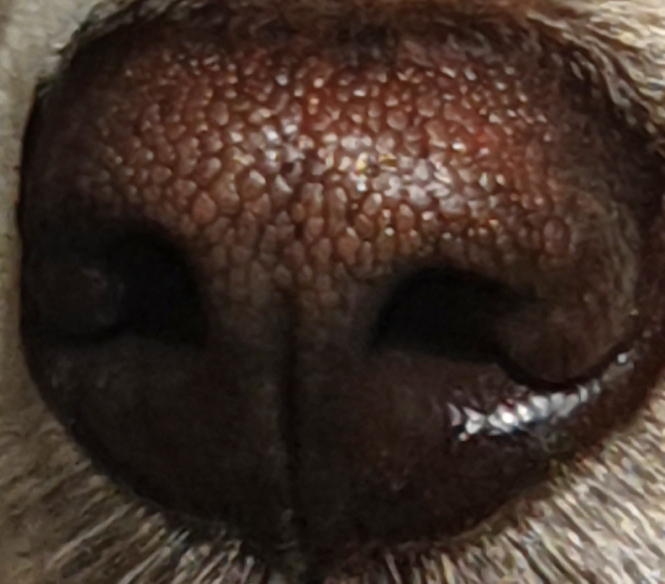
#> input picture project_dog_v2/image/cropped_img/0/cut_20201001_153748.jpg, 1329 x 1167 px, found by its file name (shown at 1/2 size); its folder holds only this picture in this run
$ python preprocess.py
#> lines starting #> are read from the running program, lines starting #| are printed output that depends on the picture
### project_dog_v2/scan/histo_clahe.py
import cv2
import numpy as np

def histo_clahe(img_dir):

    img = cv2.imread(img_dir)
    height, width, channel = img.shape

    #사이즈가 너무 크면 반으로 줄인다. 인스타 이미지 사이즈 640x640
    while height >= 600 or width >=600:
        img = cv2.resize(img,(int(width / 2), int(height / 2)))
        height, width, channel = img.shape

    # YUV 컬러스페이스로 변경
    img_yuv = cv2.cvtColor(img, cv2.COLOR_BGR2YUV)

    #밝기 채널에 대해서 이퀄라이즈 적용
    img_eq = img_yuv.copy()
    img_eq[:,:,0] = cv2.equalizeHist(img_eq[:,:,0])
    img_eq = cv2.cvtColor(img_eq, cv2.COLOR_YUV2BGR)

    #밝기 채널에 대해서 CLAHE 적용
    img_clahe = img_yuv.copy()
    clahe = cv2.createCLAHE(clipLimit=3.0, tileGridSize=(8,8)) #CLAHE 생성
    img_clahe[:,:,0] = clahe.apply(img_clahe[:,:,0])           #CLAHE 적용
    img_clahe = cv2.cvtColor(img_clahe, cv2.COLOR_YUV2BGR)

    return img_clahe[:,:,:]

### project_dog_v2/register/preprocess.py
import os
import argparse
import cv2
import numpy as np
import pandas as pd
from PIL import Image
from histo_clahe import histo_clahe


# ---------------------------------------------------
parser = argparse.ArgumentParser(description='Argparse Tutorial')
# parser.add_argument('--dir', default='0',help='dataset directory') -> reference에 존재, 본 script 불용
parser.add_argument('--savedir', default='../image/train',help='save directory')
opt = parser.parse_args()

# ---------------------------------------------------
# cropped_img의 하부 폴더를 image 폴더의 하부폴더로 생성하기 위한 함수
def createFolder(directory):
    try:
        if not os.path.exists(directory):
            os.makedirs(directory)
    except OSError:
        print ('Error: Creating directory. ' +  directory)

# cropped_img 하부 폴더명(=견별라벨)을 읽고 가장 업데이트된 폴더명을 통해 DB에 사용자 입력 정보를 넣기 위한 함수
# DB update
def new_input():
    global DataBase
    global idx
    dog_id = idx

    # -----신규 강아지 input----
    # 강아지 이름 - dog_name
    dog_name = input("강아지의 이름 : ")

    # 강아지의 나이 - dog_age : int만 입력
    if len(dog_name) > 0:
        while True:
            try:
                age_answer = int(input("강아지의 나이 (숫자만 입력하세요): "))
                break
            except ValueError:
                print('올바른 입력값이 아닙니다.')
                continue
        dog_age = age_answer

    # 견종 - dog_sp
    dog_sp = input("견종 : ")  # 절차 맞추기 가능?

    # 견주 이름 - owner_name
    owner_name = input("견주의 이름 : ")

    # 견주의 연락처 - owner_info : int만 입력
    if len(owner_name) > 0:
        while True:
            try:
                info_answer = int(input("견주의 연락처 (숫자만 입력하세요): "))
                break
            except ValueError:
                print('올바른 입력값이 아닙니다.')
                continue
        owner_info = '0' + str(info_answer)

    # 강아지 성별 - dog_sex : 암/암컷 = 0, 수/수컷 = 1
    if len(owner_info) == 11:
        while True:
            sex_answer = input("강아지의 성별 (암/수) : ")
            if sex_answer not in ['암', '암컷', '수', '수컷']:
                print('올바른 입력값이 아닙니다.')
                continue
            else:
                break
        if sex_answer in ['암', '암컷']:
            dog_sex = 0
        if sex_answer in ['수', '수컷']:
            dog_sex = 1

    # 중성화 여부 - dog_neu : n/N = 0, y/Y = 1
    if dog_sex in [0,1]: # 중성화 여부 입력
        while True:
            neu_answer = input('강아지의 중성화 여부 (Y/N) : ')
            if neu_answer not in ['y', 'Y', 'n', 'N']:
                print('올바른 입력값이 아닙니다.')
                continue
            else:
                break
        if neu_answer in ['n', 'N']:
            dog_neu = 0
        if neu_answer in ['y', 'Y']:
            dog_neu = 1

    # 강아지 체중 - dog_wght : float만 입력
    if dog_neu in [0,1]:
        while True:
            try:
                wght_answer = float(input('강아지의 체중 : '))
                break
            except ValueError:
                print('올바른 입력값이 아닙니다.')
                continue
        dog_wght = wght_answer

    input_data = {'일련번호': dog_id, '강아지이름': dog_name, '나이': dog_age, '견종':dog_sp, '견주이름':owner_name,
                  '연락처':owner_info, '성별':dog_sex, '중성화':dog_neu, '체중' : dog_wght}
    DataBase.loc[len(DataBase)] = input_data
    DataBase.to_csv('DB.csv', index = False, encoding = 'cp949')
# ---------------------------------------------------

path = 'image/cropped_img'
folder_list = os.listdir(path) #cropped_img의 하부 폴더명으로 구성된 리스트 생성
for f in folder_list:
    if 'DS_Store' not in f:
        file_list = os.listdir(path + '/' + f) # = '../image/cropped_img' + '/' + '폴더명'
        rotate = [0, 15, 30, -15, -30] #회전값

        for file in file_list:
            s = os.path.splitext(file)
            savedir = [] #원본이미지 및 회전・용량 조정 이미지를 저장하기 위한 디렉터리명(파일명)
            createFolder(opt.savedir + '/' + f) # = '../image/train' + '/' + '폴더명'

            for i in range(10):
                savedir.append(opt.savedir + '/' + f + '/' + file[:-4]+ '-' +str(i) + '.jpg' )
                # = '../image/train'  + '/' + 폴더명 + '/' + (파일명 - .jpg) + '-' + str(i) + '.jpg'

            #사이즈 1 rotate 저장
            img = histo_clahe(path + '/' + f + '/' + file) #이미지 입력
#> in histo_clahe, img is the input picture: shape (1167, 1329, 3); mean B, G, R 40.1, 48.7, 64.6
#> the loop in histo_clahe, `while height >= 600 or width >=600:` made 2 passes
#> pass 1, in histo_clahe, `img = cv2.resize(img,(int(width / 2), int(height / 2)))`:
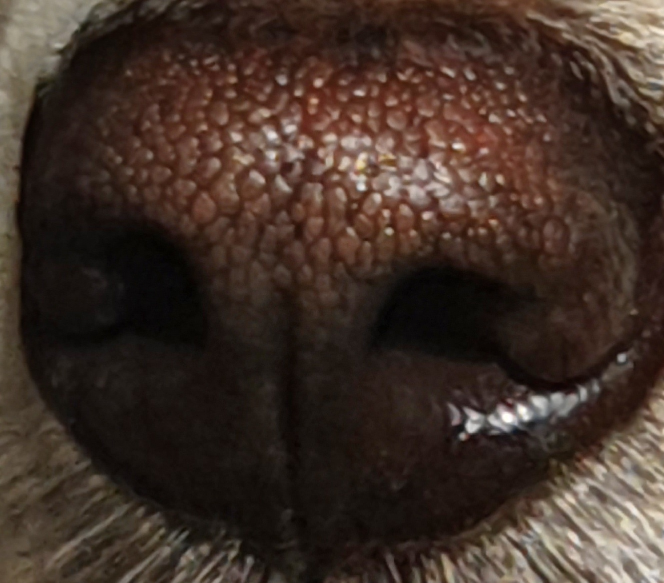
#> img: shape (583, 664, 3); mean B, G, R 40, 48.6, 64.5
#> in histo_clahe, `img_yuv = cv2.cvtColor(img, cv2.COLOR_BGR2YUV)`: img_yuv: shape (291, 332, 3); mean of channels 0, 1, 2 52.2, 122.1, 138.7
#> in histo_clahe, `img_eq[:,:,0] = cv2.equalizeHist(img_eq[:,:,0])`: img_eq: shape (291, 332, 3); mean of channels 0, 1, 2 128.9, 122.1, 138.7
#> in histo_clahe, `img_eq = cv2.cvtColor(img_eq, cv2.COLOR_YUV2BGR)`:
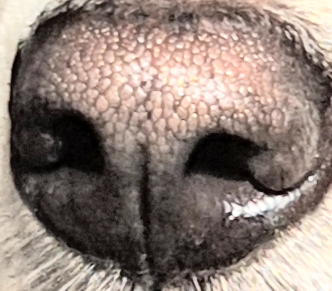
#> img_eq: shape (291, 332, 3); mean B, G, R 117, 125, 140.8
#> in histo_clahe, `img_clahe[:,:,0] = clahe.apply(img_clahe[:,:,0])`: img_clahe: shape (291, 332, 3); mean of channels 0, 1, 2 86.9, 122.1, 138.7
#> in histo_clahe, `img_clahe = cv2.cvtColor(img_clahe, cv2.COLOR_YUV2BGR)`:
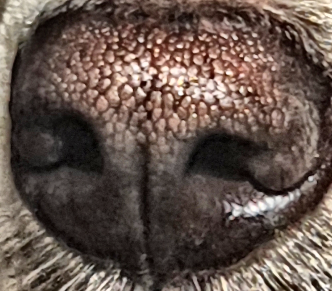
#> img_clahe: shape (291, 332, 3); mean B, G, R 75, 82.9, 99.1
            height, width, channel = img.shape
#> height = 291; width = 332; channel = 3

            for i in range(5):
                matrix = cv2.getRotationMatrix2D((width/2, height/2), rotate[i], 1)
                dst = cv2.warpAffine(img, matrix, (width, height))
                cv2.imwrite(savedir[i],dst)
#> this loop made 5 passes
#> pass 3, `dst = cv2.warpAffine(img, matrix, (width, height))`:
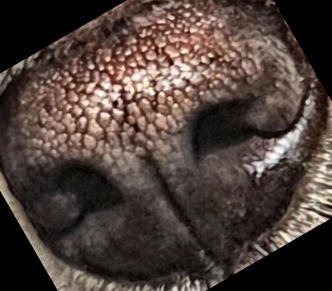
#> dst: shape (291, 332, 3); mean of channels 0, 1, 2 58.2, 64, 78; drawn as B, G, R

            #사이즈 1/2 rotate 저장
            img = cv2.resize(img,(int(width / 2), int(height / 2)))
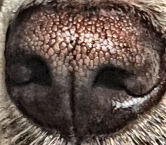
#> img: shape (145, 166, 3); mean of channels 0, 1, 2 74.8, 82.8, 99; drawn as B, G, R
            height, width, channel = img.shape
#> height = 145; width = 166

            for i in range(5):
                matrix = cv2.getRotationMatrix2D((width/2, height/2), rotate[i], 1)
                dst = cv2.warpAffine(img, matrix, (width, height))
                cv2.imwrite(savedir[i+5],dst)
#> this loop made 5 passes
#> matrix on passes 1 to 5: [[1, 0, 0], [0, 1, 0]], [[0.966, 0.259, -15.94], [-0.259, 0.966, 23.95]], [[0.866, 0.5, -25.13], [-0.5, 0.866, 51.21]], [[0.966, -0.259, 21.59], [0.259, 0.966, -19.01]], [[0.866, -0.5, 47.37], [0.5, 0.866, -31.79]]
#> pass 2, `dst = cv2.warpAffine(img, matrix, (width, height))`:
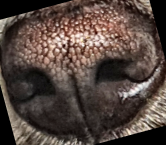
#> dst: shape (145, 166, 3); mean of channels 0, 1, 2 63, 69.5, 84.1; drawn as B, G, R
#> pass 3, `dst = cv2.warpAffine(img, matrix, (width, height))`:
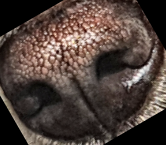
#> dst: shape (145, 166, 3); mean of channels 0, 1, 2 58, 63.9, 77.9; drawn as B, G, R
#> pass 2 of the loop `for f in folder_list:`:
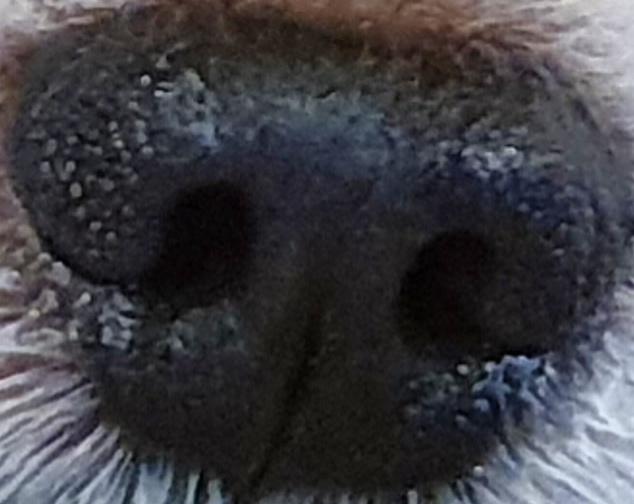
#> input picture project_dog_v2/image/cropped_img/1/cut_20201117_184505.jpg, 634 x 504 px, found by its file name
#> in histo_clahe, img is the input picture: shape (504, 634, 3); mean B, G, R 65.1, 59.9, 60.7
#> img_yuv: shape (252, 317, 3); mean of channels 0, 1, 2 60.9, 130, 127.9
#> the loop `for i in range(5):` made 5 passes
#> matrix on passes 1 to 5: [[1, 0, 0], [0, 1, 0]], [[0.966, 0.259, -27.21], [-0.259, 0.966, 45.32]], [[0.866, 0.5, -41.77], [-0.5, 0.866, 96.13]], [[0.966, -0.259, 38.01], [0.259, 0.966, -36.73]], [[0.866, -0.5, 84.23], [0.5, 0.866, -62.37]]
#> `img = cv2.resize(img,(int(width / 2), int(height / 2)))`:
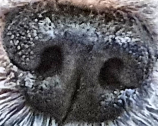
#> img: shape (126, 158, 3); mean of channels 0, 1, 2 98.2, 93.4, 94.1; drawn as B, G, R
#> the loop `for i in range(5):` made 5 passes
#> matrix on passes 1 to 5: [[1, 0, 0], [0, 1, 0]], [[0.966, 0.259, -13.61], [-0.259, 0.966, 22.59]], [[0.866, 0.5, -20.92], [-0.5, 0.866, 47.94]], [[0.966, -0.259, 19], [0.259, 0.966, -18.3]], [[0.866, -0.5, 42.08], [0.5, 0.866, -31.06]]
#> pass 3, `dst = cv2.warpAffine(img, matrix, (width, height))`:
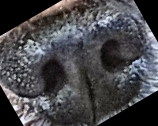
#> dst: shape (126, 158, 3); mean of channels 0, 1, 2 73.9, 70.3, 70.9; drawn as B, G, R

idx = max(folder_list) # = 폴더명 중 가장 큰 것
print(idx)
if not os.path.isfile('DB.csv'):
    DataBase = pd.DataFrame(columns=['일련번호', '강아지이름', '나이', '견종', '견주이름', '연락처', '성별', '중성화', '체중'])
    new_input()
#> the answer given: ../image/cropped_img/0/cut_20201001_153748.jpg
#> the loop in new_input, `while True:` made 1 pass; the answer given on pass 1: 3
#> (the run stopped early here; a loop or call above may not have finished)
